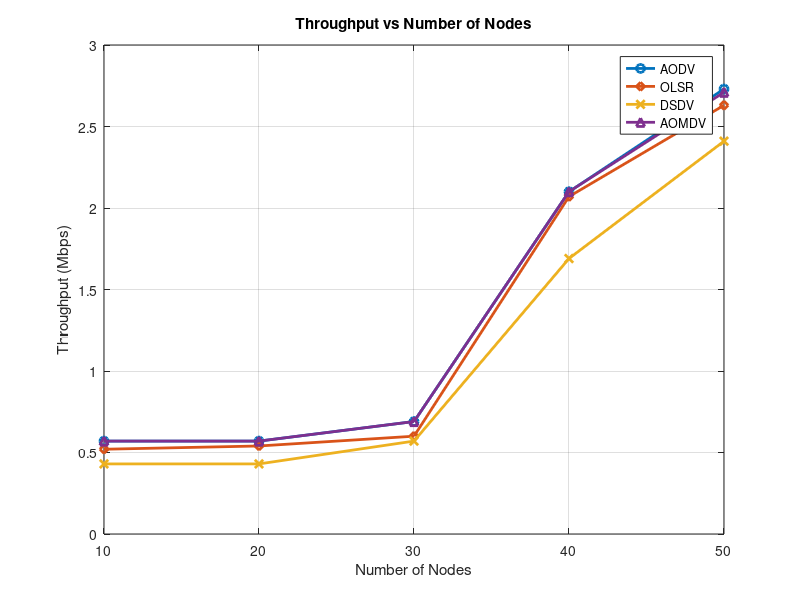

Write the MATLAB code that produced this figure.
clc;
clear;
close all;

% X-axis values
nodes = [10 20 30 40 50];

% Y-axis values
AODV  = [0.57 0.57 0.69 2.10 2.73];
OLSR  = [0.52 0.54 0.60 2.07 2.63];
DSDV  = [0.43 0.43 0.57 1.69 2.41];
AOMDV  = [0.57 0.57 0.69 2.10 2.71];
% Plotting
figure;

plot(nodes, AODV, '-o', 'LineWidth', 2); hold on;
plot(nodes, OLSR, '-d', 'LineWidth', 2);
plot(nodes, DSDV, '-x', 'LineWidth', 2);
plot(nodes, AOMDV, '-^', 'LineWidth', 2);

% Labels and Title
xlabel('Number of Nodes');
ylabel('Throughput (Mbps)');
title('Throughput vs Number of Nodes');

% Legend
legend('AODV','OLSR','DSDV','AOMDV','Location','best');

% Grid
grid on;

% Axis limits (optional for better match)
ylim([0 3]);

hold off;
